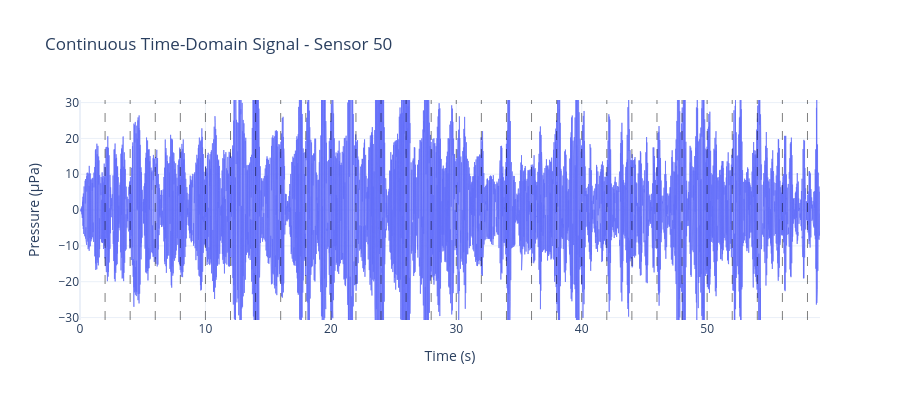
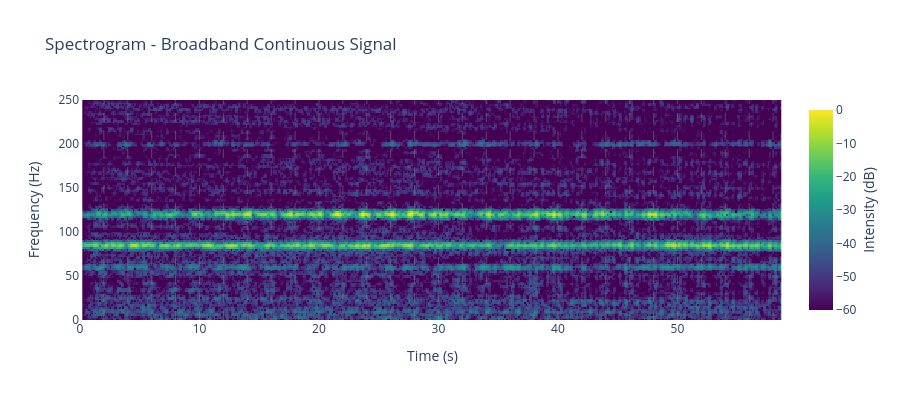

Here is the notebook cell these charts were saved with, in order:
### Markdown cell above
## 12. Visualise Time-Domain Signal and Spectrogram

Plot the continuous time-domain signal and its spectrogram. Red dashed lines mark timestep boundaries where the propagation transfer function is updated.

**Important**: The spectrogram uses proper PSD scaling (dB re 1 µPa²/Hz) for underwater acoustics.

### Code cell
boundary_times_s = [
    i * SIM_PARAMS["time_interval"].total_seconds()
    for i in range(1, SIM_PARAMS["num_steps"])
]
signal_real = np.real(continuous_signal)

# Plot 1: Time-domain signal
fig_time = go.Figure()
fig_time.add_trace(
    go.Scatter(x=time_axis, y=signal_real, mode="lines", line=dict(width=1), opacity=0.7)
)
fig_time.update_yaxes(
    range=[np.percentile(signal_real, 1), np.percentile(signal_real, 99)],
    title_text="Pressure (µPa)",
)
fig_time.update_xaxes(title_text="Time (s)")

for t_boundary in boundary_times_s:
    fig_time.add_vline(
        x=t_boundary,
        line_color="black",
        line_dash="dash",
        opacity=0.5,
        line_width=1,
    )

fig_time.update_layout(
    title=f"Continuous Time-Domain Signal - Sensor {SENSOR_TO_ANALYZE}",
    template="plotly_white",
    height=400,
    width=900,
)
fig_time.show()

# Plot 2: Spectrogram (use plotter helper)
fig_spec = plot_spectrogram(
    signal_real,
    int(SIGNAL_PARAMS["sampling_rate_hz"]),
    n_fft=256,
    hop_length=64,
    y_lim=(0, SIGNAL_PARAMS["sampling_rate_hz"] / 2),
    yaxis_format="hz",
    fig_size=(9, 4),
)
for t_boundary in boundary_times_s:
    fig_spec.add_vline(
        x=t_boundary,
        line_color="grey",
        line_dash="dash",
        opacity=0.5,
        line_width=1,
    )
fig_spec.update_layout(title="Spectrogram - Broadband Continuous Signal")
fig_spec.show()

### Figure 1 — Plotly figure (JSON) as saved in the notebook; plotly's stock layout.template omitted (floating-point values rounded to 4 significant figures; data arrays with more than 128 entries replaced by an {"elided": "..."} marker saying what was removed)
{"data": [{"line": {"width": 1}, "mode": "lines", "opacity": 0.7, "type": "scatter", "x": {"elided": "29500 float values"}, "y": {"elided": "29500 float values"}}], "layout": {"height": 400, "shapes": [{"line": {"color": "black", "dash": "dash", "width": 1}, "opacity": 0.5, "type": "line", "x0": 2, "x1": 2, "xref": "x", "y0": 0, "y1": 1, "yref": "y domain"}, {"line": {"color": "black", "dash": "dash", "width": 1}, "opacity": 0.5, "type": "line", "x0": 4, "x1": 4, "xref": "x", "y0": 0, "y1": 1, "yref": "y domain"}, {"line": {"color": "black", "dash": "dash", "width": 1}, "opacity": 0.5, "type": "line", "x0": 6, "x1": 6, "xref": "x", "y0": 0, "y1": 1, "yref": "y domain"}, {"line": {"color": "black", "dash": "dash", "width": 1}, "opacity": 0.5, "type": "line", "x0": 8, "x1": 8, "xref": "x", "y0": 0, "y1": 1, "yref": "y domain"}, {"line": {"color": "black", "dash": "dash", "width": 1}, "opacity": 0.5, "type": "line", "x0": 10, "x1": 10, "xref": "x", "y0": 0, "y1": 1, "yref": "y domain"}, {"line": {"color": "black", "dash": "dash", "width": 1}, "opacity": 0.5, "type": "line", "x0": 12, "x1": 12, "xref": "x", "y0": 0, "y1": 1, "yref": "y domain"}, {"line": {"color": "black", "dash": "dash", "width": 1}, "opacity": 0.5, "type": "line", "x0": 14, "x1": 14, "xref": "x", "y0": 0, "y1": 1, "yref": "y domain"}, {"line": {"color": "black", "dash": "dash", "width": 1}, "opacity": 0.5, "type": "line", "x0": 16, "x1": 16, "xref": "x", "y0": 0, "y1": 1, "yref": "y domain"}, {"line": {"color": "black", "dash": "dash", "width": 1}, "opacity": 0.5, "type": "line", "x0": 18, "x1": 18, "xref": "x", "y0": 0, "y1": 1, "yref": "y domain"}, {"line": {"color": "black", "dash": "dash", "width": 1}, "opacity": 0.5, "type": "line", "x0": 20, "x1": 20, "xref": "x", "y0": 0, "y1": 1, "yref": "y domain"}, {"line": {"color": "black", "dash": "dash", "width": 1}, "opacity": 0.5, "type": "line", "x0": 22, "x1": 22, "xref": "x", "y0": 0, "y1": 1, "yref": "y domain"}, {"line": {"color": "black", "dash": "dash", "width": 1}, "opacity": 0.5, "type": "line", "x0": 24, "x1": 24, "xref": "x", "y0": 0, "y1": 1, "yref": "y domain"}, {"line": {"color": "black", "dash": "dash", "width": 1}, "opacity": 0.5, "type": "line", "x0": 26, "x1": 26, "xref": "x", "y0": 0, "y1": 1, "yref": "y domain"}, {"line": {"color": "black", "dash": "dash", "width": 1}, "opacity": 0.5, "type": "line", "x0": 28, "x1": 28, "xref": "x", "y0": 0, "y1": 1, "yref": "y domain"}, {"line": {"color": "black", "dash": "dash", "width": 1}, "opacity": 0.5, "type": "line", "x0": 30, "x1": 30, "xref": "x", "y0": 0, "y1": 1, "yref": "y domain"}, {"line": {"color": "black", "dash": "dash", "width": 1}, "opacity": 0.5, "type": "line", "x0": 32, "x1": 32, "xref": "x", "y0": 0, "y1": 1, "yref": "y domain"}, {"line": {"color": "black", "dash": "dash", "width": 1}, "opacity": 0.5, "type": "line", "x0": 34, "x1": 34, "xref": "x", "y0": 0, "y1": 1, "yref": "y domain"}, {"line": {"color": "black", "dash": "dash", "width": 1}, "opacity": 0.5, "type": "line", "x0": 36, "x1": 36, "xref": "x", "y0": 0, "y1": 1, "yref": "y domain"}, {"line": {"color": "black", "dash": "dash", "width": 1}, "opacity": 0.5, "type": "line", "x0": 38, "x1": 38, "xref": "x", "y0": 0, "y1": 1, "yref": "y domain"}, {"line": {"color": "black", "dash": "dash", "width": 1}, "opacity": 0.5, "type": "line", "x0": 40, "x1": 40, "xref": "x", "y0": 0, "y1": 1, "yref": "y domain"}, {"line": {"color": "black", "dash": "dash", "width": 1}, "opacity": 0.5, "type": "line", "x0": 42, "x1": 42, "xref": "x", "y0": 0, "y1": 1, "yref": "y domain"}, {"line": {"color": "black", "dash": "dash", "width": 1}, "opacity": 0.5, "type": "line", "x0": 44, "x1": 44, "xref": "x", "y0": 0, "y1": 1, "yref": "y domain"}, {"line": {"color": "black", "dash": "dash", "width": 1}, "opacity": 0.5, "type": "line", "x0": 46, "x1": 46, "xref": "x", "y0": 0, "y1": 1, "yref": "y domain"}, {"line": {"color": "black", "dash": "dash", "width": 1}, "opacity": 0.5, "type": "line", "x0": 48, "x1": 48, "xref": "x", "y0": 0, "y1": 1, "yref": "y domain"}, {"line": {"color": "black", "dash": "dash", "width": 1}, "opacity": 0.5, "type": "line", "x0": 50, "x1": 50, "xref": "x", "y0": 0, "y1": 1, "yref": "y domain"}, {"line": {"color": "black", "dash": "dash", "width": 1}, "opacity": 0.5, "type": "line", "x0": 52, "x1": 52, "xref": "x", "y0": 0, "y1": 1, "yref": "y domain"}, {"line": {"color": "black", "dash": "dash", "width": 1}, "opacity": 0.5, "type": "line", "x0": 54, "x1": 54, "xref": "x", "y0": 0, "y1": 1, "yref": "y domain"}, {"line": {"color": "black", "dash": "dash", "width": 1}, "opacity": 0.5, "type": "line", "x0": 56, "x1": 56, "xref": "x", "y0": 0, "y1": 1, "yref": "y domain"}, {"line": {"color": "black", "dash": "dash", "width": 1}, "opacity": 0.5, "type": "line", "x0": 58, "x1": 58, "xref": "x", "y0": 0, "y1": 1, "yref": "y domain"}], "title": {"text": "Continuous Time-Domain Signal - Sensor 50"}, "width": 900, "xaxis": {"title": {"text": "Time (s)"}}, "yaxis": {"range": [-30.69, 30.73], "title": {"text": "Pressure (µPa)"}}}}

### Figure 2 — Plotly figure (JSON) as saved in the notebook; plotly's stock layout.template omitted (floating-point values rounded to 4 significant figures; data arrays with more than 128 entries replaced by an {"elided": "..."} marker saying what was removed)
{"data": [{"colorbar": {"len": 1, "thickness": 24, "title": {"side": "right", "text": "Intensity (dB)"}}, "colorscale": [[0, "#440154"], [0.1111, "#482878"], [0.2222, "#3e4989"], [0.3333, "#31688e"], [0.4444, "#26828e"], [0.5556, "#1f9e89"], [0.6667, "#35b779"], [0.7778, "#6ece58"], [0.8889, "#b5de2b"], [1, "#fde725"]], "type": "heatmap", "x": {"elided": "457 float values"}, "y": {"elided": "129 float values"}, "z": {"elided": "129x457 float values"}, "zmax": 0, "zmin": -60}], "layout": {"height": 400, "paper_bgcolor": "white", "plot_bgcolor": "white", "shapes": [{"line": {"color": "grey", "dash": "dash", "width": 1}, "opacity": 0.5, "type": "line", "x0": 2, "x1": 2, "xref": "x", "y0": 0, "y1": 1, "yref": "y domain"}, {"line": {"color": "grey", "dash": "dash", "width": 1}, "opacity": 0.5, "type": "line", "x0": 4, "x1": 4, "xref": "x", "y0": 0, "y1": 1, "yref": "y domain"}, {"line": {"color": "grey", "dash": "dash", "width": 1}, "opacity": 0.5, "type": "line", "x0": 6, "x1": 6, "xref": "x", "y0": 0, "y1": 1, "yref": "y domain"}, {"line": {"color": "grey", "dash": "dash", "width": 1}, "opacity": 0.5, "type": "line", "x0": 8, "x1": 8, "xref": "x", "y0": 0, "y1": 1, "yref": "y domain"}, {"line": {"color": "grey", "dash": "dash", "width": 1}, "opacity": 0.5, "type": "line", "x0": 10, "x1": 10, "xref": "x", "y0": 0, "y1": 1, "yref": "y domain"}, {"line": {"color": "grey", "dash": "dash", "width": 1}, "opacity": 0.5, "type": "line", "x0": 12, "x1": 12, "xref": "x", "y0": 0, "y1": 1, "yref": "y domain"}, {"line": {"color": "grey", "dash": "dash", "width": 1}, "opacity": 0.5, "type": "line", "x0": 14, "x1": 14, "xref": "x", "y0": 0, "y1": 1, "yref": "y domain"}, {"line": {"color": "grey", "dash": "dash", "width": 1}, "opacity": 0.5, "type": "line", "x0": 16, "x1": 16, "xref": "x", "y0": 0, "y1": 1, "yref": "y domain"}, {"line": {"color": "grey", "dash": "dash", "width": 1}, "opacity": 0.5, "type": "line", "x0": 18, "x1": 18, "xref": "x", "y0": 0, "y1": 1, "yref": "y domain"}, {"line": {"color": "grey", "dash": "dash", "width": 1}, "opacity": 0.5, "type": "line", "x0": 20, "x1": 20, "xref": "x", "y0": 0, "y1": 1, "yref": "y domain"}, {"line": {"color": "grey", "dash": "dash", "width": 1}, "opacity": 0.5, "type": "line", "x0": 22, "x1": 22, "xref": "x", "y0": 0, "y1": 1, "yref": "y domain"}, {"line": {"color": "grey", "dash": "dash", "width": 1}, "opacity": 0.5, "type": "line", "x0": 24, "x1": 24, "xref": "x", "y0": 0, "y1": 1, "yref": "y domain"}, {"line": {"color": "grey", "dash": "dash", "width": 1}, "opacity": 0.5, "type": "line", "x0": 26, "x1": 26, "xref": "x", "y0": 0, "y1": 1, "yref": "y domain"}, {"line": {"color": "grey", "dash": "dash", "width": 1}, "opacity": 0.5, "type": "line", "x0": 28, "x1": 28, "xref": "x", "y0": 0, "y1": 1, "yref": "y domain"}, {"line": {"color": "grey", "dash": "dash", "width": 1}, "opacity": 0.5, "type": "line", "x0": 30, "x1": 30, "xref": "x", "y0": 0, "y1": 1, "yref": "y domain"}, {"line": {"color": "grey", "dash": "dash", "width": 1}, "opacity": 0.5, "type": "line", "x0": 32, "x1": 32, "xref": "x", "y0": 0, "y1": 1, "yref": "y domain"}, {"line": {"color": "grey", "dash": "dash", "width": 1}, "opacity": 0.5, "type": "line", "x0": 34, "x1": 34, "xref": "x", "y0": 0, "y1": 1, "yref": "y domain"}, {"line": {"color": "grey", "dash": "dash", "width": 1}, "opacity": 0.5, "type": "line", "x0": 36, "x1": 36, "xref": "x", "y0": 0, "y1": 1, "yref": "y domain"}, {"line": {"color": "grey", "dash": "dash", "width": 1}, "opacity": 0.5, "type": "line", "x0": 38, "x1": 38, "xref": "x", "y0": 0, "y1": 1, "yref": "y domain"}, {"line": {"color": "grey", "dash": "dash", "width": 1}, "opacity": 0.5, "type": "line", "x0": 40, "x1": 40, "xref": "x", "y0": 0, "y1": 1, "yref": "y domain"}, {"line": {"color": "grey", "dash": "dash", "width": 1}, "opacity": 0.5, "type": "line", "x0": 42, "x1": 42, "xref": "x", "y0": 0, "y1": 1, "yref": "y domain"}, {"line": {"color": "grey", "dash": "dash", "width": 1}, "opacity": 0.5, "type": "line", "x0": 44, "x1": 44, "xref": "x", "y0": 0, "y1": 1, "yref": "y domain"}, {"line": {"color": "grey", "dash": "dash", "width": 1}, "opacity": 0.5, "type": "line", "x0": 46, "x1": 46, "xref": "x", "y0": 0, "y1": 1, "yref": "y domain"}, {"line": {"color": "grey", "dash": "dash", "width": 1}, "opacity": 0.5, "type": "line", "x0": 48, "x1": 48, "xref": "x", "y0": 0, "y1": 1, "yref": "y domain"}, {"line": {"color": "grey", "dash": "dash", "width": 1}, "opacity": 0.5, "type": "line", "x0": 50, "x1": 50, "xref": "x", "y0": 0, "y1": 1, "yref": "y domain"}, {"line": {"color": "grey", "dash": "dash", "width": 1}, "opacity": 0.5, "type": "line", "x0": 52, "x1": 52, "xref": "x", "y0": 0, "y1": 1, "yref": "y domain"}, {"line": {"color": "grey", "dash": "dash", "width": 1}, "opacity": 0.5, "type": "line", "x0": 54, "x1": 54, "xref": "x", "y0": 0, "y1": 1, "yref": "y domain"}, {"line": {"color": "grey", "dash": "dash", "width": 1}, "opacity": 0.5, "type": "line", "x0": 56, "x1": 56, "xref": "x", "y0": 0, "y1": 1, "yref": "y domain"}, {"line": {"color": "grey", "dash": "dash", "width": 1}, "opacity": 0.5, "type": "line", "x0": 58, "x1": 58, "xref": "x", "y0": 0, "y1": 1, "yref": "y domain"}], "title": {"text": "Spectrogram - Broadband Continuous Signal"}, "width": 900, "xaxis": {"range": [0, 59], "showgrid": false, "title": {"text": "Time (s)"}}, "yaxis": {"range": [0, 250], "showgrid": false, "title": {"text": "Frequency (Hz)"}}}}
